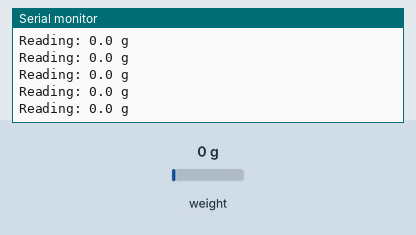
Bench run of a sketch on a simulated Arduino Uno, built with avr-gcc and run on an emulated ATmega328P. Parts: the last lines printed to the serial monitor. Inputs (shaded band) come from the test bench; at power-on: weight on the scale 0 g.

Above: at 2.2 s.
2.3 s: weight on the scale set to 100 g
At 2.32 s:
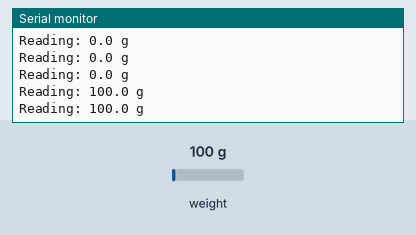
5.3 s: weight on the scale set to 1250 g
At 5.34 s:
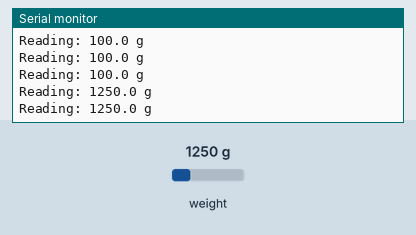
Timing chart, 0 to 8.3 s (numbered marks = the images above; inputs shaded):
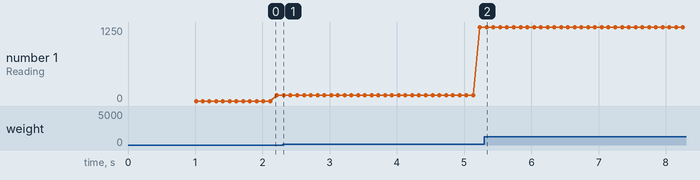

The sketch:

gewichtgeel4.ino
```cpp
// (licence header left out)
#include "HX711.h"

#define calibration_factor 380.0 //This value is obtained using the SparkFun_HX711_Calibration sketch

#define DOUT  3
#define CLK  2

HX711 scale;

void setup() {
  Serial.begin(9600);
  Serial.println("HX711 scale demo");

  scale.begin(DOUT, CLK);
  scale.set_scale(calibration_factor); //This value is obtained by using the SparkFun_HX711_Calibration sketch
  scale.tare(); //Assuming there is no weight on the scale at start up, reset the scale to 0

  Serial.println("Readings:");
}

void loop() {
  Serial.print("Reading: ");
  Serial.print(scale.get_units(), 1); //scale.get_units() returns a float
  Serial.print(" g"); //You can change this to kg but you'll need to refactor the calibration_factor
  Serial.println();
}
```

Measured:
- after the input at 2.3 s, the serial monitor: prints a new line at once (image 1)
- after the input at 5.3 s, the serial monitor: prints a new line at once (image 2)
- plotted number 1: 100 → 1250 after the input at 2.3 s
